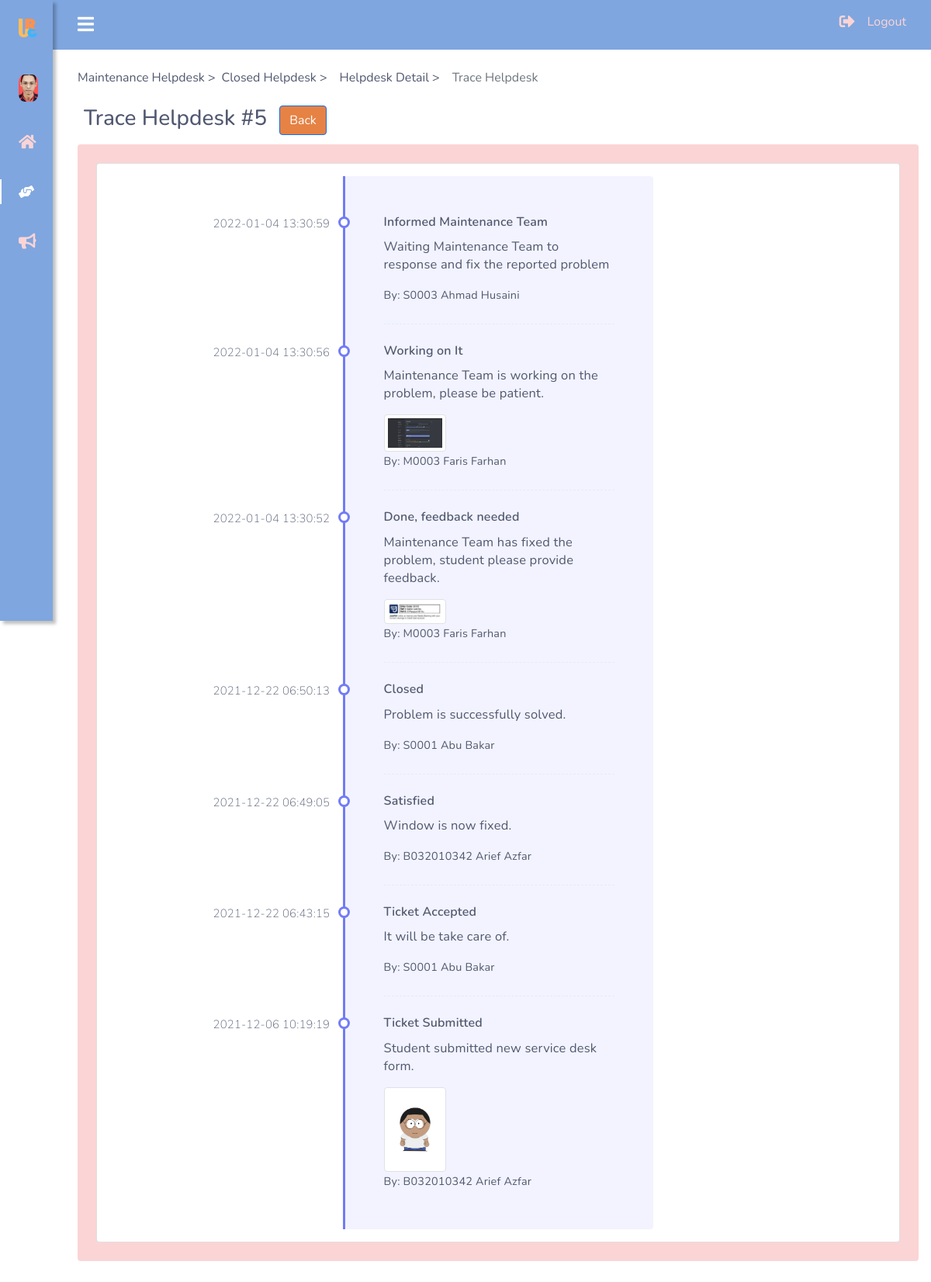
The app's page /maint/helpdeskTrace.php?hdid=5&status=closed (signed in) with its own data.
### tables this page shows
CREATE TABLE `helpdesktracker` (
  `hdtID` int(10) NOT NULL,
  `statusName` text NOT NULL,
  `description` mediumtext NOT NULL,
  `creationDate` timestamp NOT NULL DEFAULT current_timestamp() ON UPDATE current_timestamp(),
  `createdBy` varchar(10) NOT NULL,
  `hdID` int(10) NOT NULL
);

CREATE TABLE `staff` (
  `staffID` varchar(10) NOT NULL,
  `staffName` varchar(50) NOT NULL,
  `gender` int(1) NOT NULL,
  `staffEmail` varchar(50) NOT NULL,
  `staffTel` varchar(20) NOT NULL,
  `blockID` varchar(10) NOT NULL,
  `collegeID` varchar(10) NOT NULL,
  `profilePic` text NOT NULL DEFAULT '../../asset/default.jpg'
);

CREATE TABLE `fileuploaded` (
  `fuID` int(10) NOT NULL,
  `hdID` int(10) DEFAULT NULL,
  `hdtID` int(10) DEFAULT NULL,
  `annID` int(10) DEFAULT NULL,
  `aID` int(10) DEFAULT NULL,
  `fileName` varchar(255) NOT NULL,
  `filePath` varchar(255) NOT NULL,
  `createdBy` varchar(10) NOT NULL,
  `creationDate` timestamp NOT NULL DEFAULT current_timestamp() ON UPDATE current_timestamp()
);

CREATE TABLE `maintenance` (
  `maintID` varchar(10) NOT NULL,
  `maintName` varchar(50) NOT NULL,
  `gender` int(1) NOT NULL,
  `maintEmail` varchar(50) NOT NULL,
  `maintTel` varchar(20) NOT NULL,
  `blockID` varchar(10) NOT NULL,
  `collegeID` varchar(10) NOT NULL,
  `profilePic` text NOT NULL
);

CREATE TABLE `student` (
  `matrixNo` varchar(10) NOT NULL,
  `studName` varchar(50) NOT NULL,
  `gender` int(1) NOT NULL,
  `faculty` text NOT NULL,
  `year` int(1) NOT NULL,
  `studTel` varchar(20) NOT NULL,
  `roomID` varchar(10) NOT NULL,
  `blockID` varchar(10) NOT NULL,
  `collegeID` varchar(10) NOT NULL,
  `studEmail` varchar(50) NOT NULL,
  `profilePic` text NOT NULL DEFAULT '../../asset/default.jpg'
);

### public/maint/helpdeskTrace.php (the view, shortened to what this page needs)
<?php
    include("../config.php");
    $status=$_GET['status'];
    $hdid = $_GET['hdid'];
?>
<!DOCTYPE html>
<html>
<head>
</head>
<body id="body-pd">
    <div class="py-4">
        <div class="d-flex flex-column " id="content">
            <nav aria-label="breadcrumb">
                <ol class="breadcrumb">
                    <li class="breadcrumb-item">Maintenance Helpdesk</li>
                    <?php if ($status == "open"){?>
                    <li class="breadcrumb-item">Current Helpdesk</li>
                    <?php }else{?>
                    <li class="breadcrumb-item">Closed Helpdesk</li>
                    <?php }?>
                    <li class="breadcrumb-item">Helpdesk Detail</li>
                    <li class="breadcrumb-item active" aria-current="page">Trace Helpdesk</li>
                </ol>
            </nav>
            <div class="d-flex">
                <div class="p-2">
                    <h3 id="heading1">Trace Helpdesk #<?php echo htmlentities($hdid)?></h3>
                </div>
                <div class="p-2">
                    <button type="button" class="btn btn-primary" id="add-btn" onclick="location.href='helpdeskDetail.php?hdid=<?php echo $hdid?>&status=<?php echo $status?>'">Back</button>
                </div>
            </div>
            <div class="rounded p-4 mb-3 bg-color">
               <div class="row">
                <div class="col-md-12">
                    <div class="card">
                        <div class="card-body">
                            <div id="content">
                                <ul class="timeline">
                                    <?php
                                    $query = mysqli_query($conn, "
                                        SELECT * FROM helpdesktracker WHERE hdID = '$hdid' ORDER BY creationDate DESC");
                                    if(mysqli_num_rows($query)>0){
                                        while($row = mysqli_fetch_array($query)){
                                    ?>
                                    <li class="event" data-date="<?php echo htmlentities($row['creationDate'])?>">
                                        <h3><?php echo htmlentities($row['statusName']) ?></h3>
                                        <p><?php echo htmlentities($row['description']) ?></p>
                        <?php
                            $status_id=$row['hdtID'];
                            $sql_get_file=mysqli_query($conn, "
                                SELECT *
                                FROM fileuploaded
                                WHERE hdtID='$status_id'");
                            while($result_get_file=mysqli_fetch_array($sql_get_file)){
                        ?>
                            <a href="<?php echo htmlentities($result_get_file['filePath']);?>/<?php echo htmlentities($result_get_file['fileName']);?>" target="_blank">
                                <img src="<?php echo htmlentities($result_get_file['filePath']);?>/<?php echo htmlentities($result_get_file['fileName']);?>" alt="<?php echo htmlentities($result_get_file['fileName']);?>" class="img-thumbnail" style="max-width: 5rem" >
                            </a><br>
                        <?php }?>
                                        <small>By:
                                            <?php
                                            echo htmlentities($row['createdBy']);
                                            $person_id=$row['createdBy'];
                                            $firstCharacter = $person_id[0];
                                            if ($firstCharacter == 'D' || $firstCharacter == 'B'){
                                                $sql = mysqli_query($conn, "SELECT studName FROM student WHERE matrixNo ='$person_id'");
                                                $roww = mysqli_fetch_assoc($sql);
                                                echo htmlentities(" ".$roww['studName']);
                                            }
                                            else if ($firstCharacter == 'S'){
                                                $sql = mysqli_query($conn, "SELECT staffName FROM staff WHERE staffID ='$person_id'");
                                                $roww = mysqli_fetch_assoc($sql);
                                                echo htmlentities(" ".$roww['staffName']);
                                            }
                                            else if ($firstCharacter == 'M'){
                                                $sql = mysqli_query($conn, "SELECT maintName FROM maintenance WHERE maintID ='$person_id'");
                                                $roww = mysqli_fetch_assoc($sql);
                                                echo htmlentities(" ".$roww['maintName']);
                                            }
                                            else echo htmlentities(" Anonymous");
                                            ?>
                                        </small>
                                    </li>
                                    <?php
                                        }
                                    }else{
                                    ?>
                                    <h2>No action taken...</h2>
                                    <?php
                                    }
                                    ?>
                                </ul>
                            </div>
                        </div>
                    </div>
                </div>
            </div>
            </div>
        </div>
    </div>
</body>
</html>

### css/maint.css (style rules this page uses)
:root { --header-height: 3rem; --nav-width: 68px; --color-one: #7FA6DF; --color-two: #515870; --color-three: #FBD4D5; --color-four: #515870; --color-five: #E68244; --white-color: #FFFFFF; --body-font: 'Nunito', sans-serif; --normal-font-size: 1rem; --z-fixed: 100; }
body { position: relative; margin: var(--header-height) 0 0 0; padding: 0 1rem; font-family: var(--body-font); font-size: var(--normal-font-size); transition: .5s; }
a { text-decoration: none !important; }
.breadcrumb-item::after { content: " > " !important; }
.breadcrumb li:last-child:after, .breadcrumb-item::before { content: "" !important; }
.header { width: 100%; height: var(--header-height); position: fixed; top: 0; left: 0; display: flex; align-items: center; justify-content: space-between; padding: 0 1rem; background-color: var(--color-one); z-index: var(--z-fixed); transition: .5s; }
.header_toggle { color: var(--white-color); font-size: 1.5rem; cursor: pointer; }
.profile-icon { width: 25px; height: 35px; display: flex; justify-content: center; border-radius: 30%; overflow: hidden; align-items: center; }
.profile-icon img { width: 40px; }
.l-navbar { position: fixed; top: 0; left: -30%; width: var(--nav-width); height: 100vh; background-color: var(--color-one); padding: .5rem 1rem 0 0; transition: .5s; z-index: var(--z-fixed); box-shadow: 4px 4px 4px rgb(0 0 0 / 25%); }
.nav { height: 100%; display: flex; flex-direction: column; justify-content: space-between; overflow: hidden; }
.nav_logo, .nav_link, .logout, .nav_dropdown { display: grid; grid-template-columns: max-content max-content; align-items: center; column-gap: 1rem; padding: .5rem 0 .5rem 1.5rem; }
.nav_logo { margin-bottom: 2rem; cursor: auto; }
.nav_logo-icon { background: url("http://localhost/ureco/asset/favicon-32x32.png"); height: 1.5rem; width: 1.5rem; display: block; background-size: contain; }
.nav_link, .logout, .nav_dropdown { position: relative; color: var(--color-three); margin-bottom: 1.5rem; transition: .3s; }
.logout { margin-bottom: 0.5rem; }
.nav_icon { font-size: 1.25rem; }
.active { color: var(--white-color); }
.active::before { content: ''; position: absolute; left: 0; width: 2px; height: 32px; background-color: var(--white-color); }
@media screen and (min-width: 768px) { body { margin: calc(var(--header-height) + 1rem) 0 0 0; padding-left: calc(var(--nav-width) + 2rem); } }
@media screen and (min-width: 768px) { .header { height: calc(var(--header-height) + 1rem); padding: 0 2rem 0 calc(var(--nav-width) + 2rem); } }
@media screen and (min-width: 768px) { .l-navbar { left: 0; padding: 1rem 1rem 0 0; } }
#content, #content input { color: var(--color-four); }
#content button, #add-btn { background-color: var(--color-five); color: var(--white-color); }
.bg-color { background-color: var(--color-three); }
.timeline { border-left: 3px solid #727cf5; border-bottom-right-radius: 4px; border-top-right-radius: 4px; background: rgba(114, 124, 245, 0.09); margin: 0 auto; letter-spacing: 0.2px; position: relative; line-height: 1.4em; font-size: 1.03em; padding: 50px; list-style: none; text-align: left; max-width: 40%; }
.timeline h2, .timeline h3 { font-weight: 600; font-size: 1rem; margin-bottom: 10px; }
.timeline .event { border-bottom: 1px dashed #e8ebf1; padding-bottom: 25px; margin-bottom: 25px; position: relative; }
.timeline .event:last-of-type { padding-bottom: 0; margin-bottom: 0; border: none; }
.timeline .event:before, .timeline .event:after { position: absolute; display: block; top: 0; }
.timeline .event:before { left: -220px; content: attr(data-date); text-align: right; font-weight: 100; font-size: 0.9em; min-width: 120px; }
.timeline .event:after { -webkit-box-shadow: 0 0 0 3px #727cf5; box-shadow: 0 0 0 3px #727cf5; left: -55.8px; background: #fff; border-radius: 50%; height: 9px; width: 9px; content: ""; top: 5px; }

### records on screen
helpdesktracker: statusName "Informed Maintenance Team", description "Waiting Maintenance Team to response and fix the reported problem", createdBy "S0003", staff.staffName "Ahmad Husaini"
helpdesktracker: statusName "Working on It", description "Maintenance Team is working on the problem, please be patient.", createdBy "M0003", maintenance.maintName "Faris Farhan"
fileuploaded: filePath+fileName (picture)
helpdesktracker: statusName "Done, feedback needed", description "Maintenance Team has fixed the problem, student please provide feedback.", createdBy "M0003", maintenance.maintName "Faris Farhan"
fileuploaded: filePath+fileName (picture)
helpdesktracker: statusName "Closed", description "Problem is successfully solved.", createdBy "S0001", staff.staffName "Abu Bakar"
helpdesktracker: statusName "Satisfied", description "Window is now fixed.", createdBy "B032010342", student.studName "Arief Azfar"
helpdesktracker: statusName "Ticket Accepted", description "It will be take care of.", createdBy "S0001", staff.staffName "Abu Bakar"
helpdesktracker: statusName "Ticket Submitted", description "Student submitted new service desk form.", createdBy "B032010342", student.studName "Arief Azfar"
fileuploaded: filePath+fileName (picture)

### other values on screen
$hdid "5"
